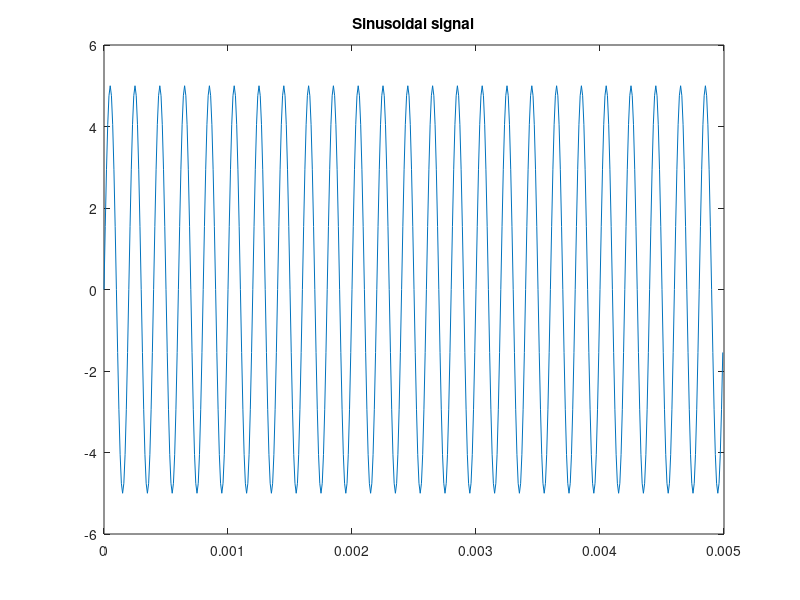
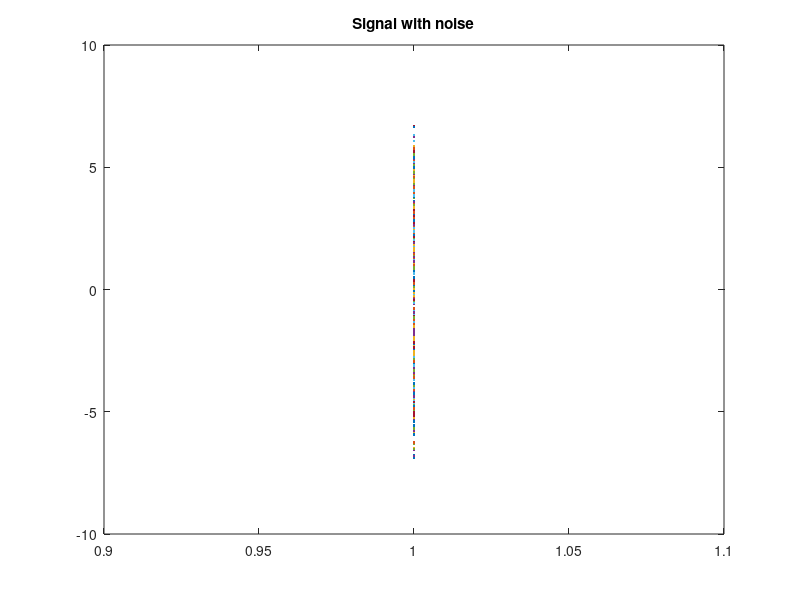
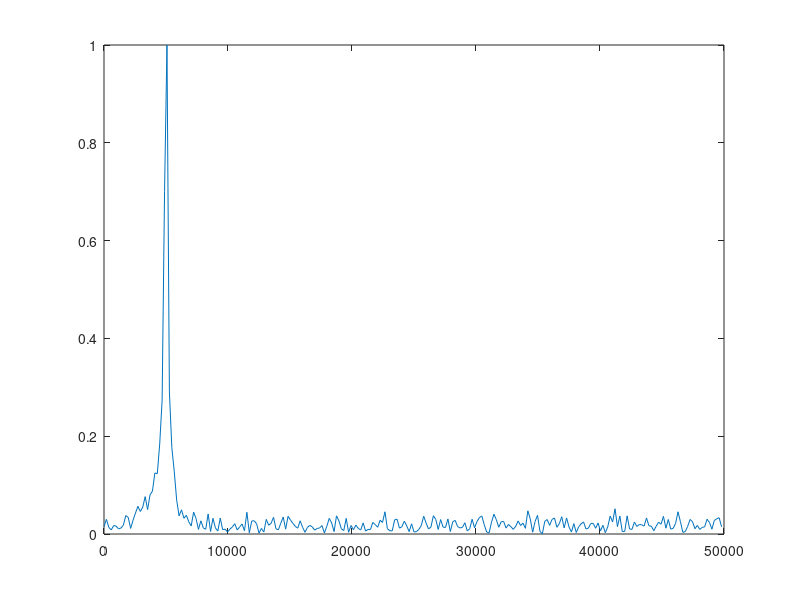

Here is the MATLAB script that generated these plots, in order: (Note: this script raises an error after producing the figures.)
clc;
clear all;
fs = 100e3;
f  = 5e3;
ts = 1/fs;
t  = 0:ts: 5e-3-ts
X  = 5 * sin (2* pi* f * t);
Z  = awgn(X, 1);

% plot the output - sinusoidal signal;
figure;
plot(t,X);
title('Sinusoidal signal');

% Plot 2 - signal with noise
figure;
plot(1,Z);
title('Signal with noise');

nfft  = length(Z)
nfft2 = 2^nextpow2(nfft);

% fast fourier transformation
Fy = fft(Z, nfft2);
Fy = Fy(1:nfft2/2);

xfft = fs * (0:nfft2/2 - 1)/nfft2;

% plot3
figure;
plot(xfft, abs( Fy/max(Fy)));
0:40;
wc = 2* pi * f/fs;
[b,a] = butter(0, wc, 'fdesign.lowpass');
x_f_iir = filter(b,a,Z);

figure;
plot(t,x_f_iir);
title('Filtered Sinusoidal Wave');